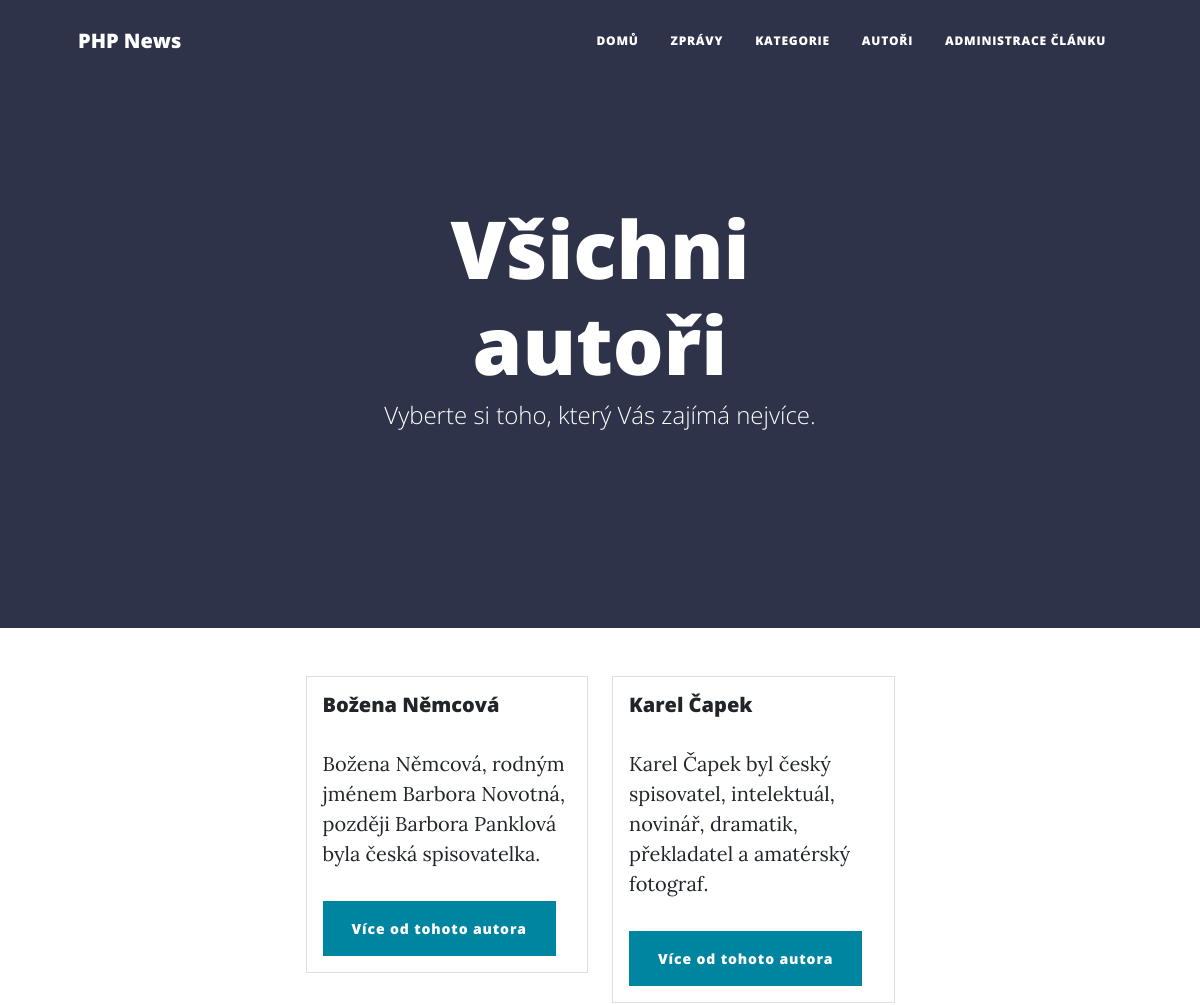
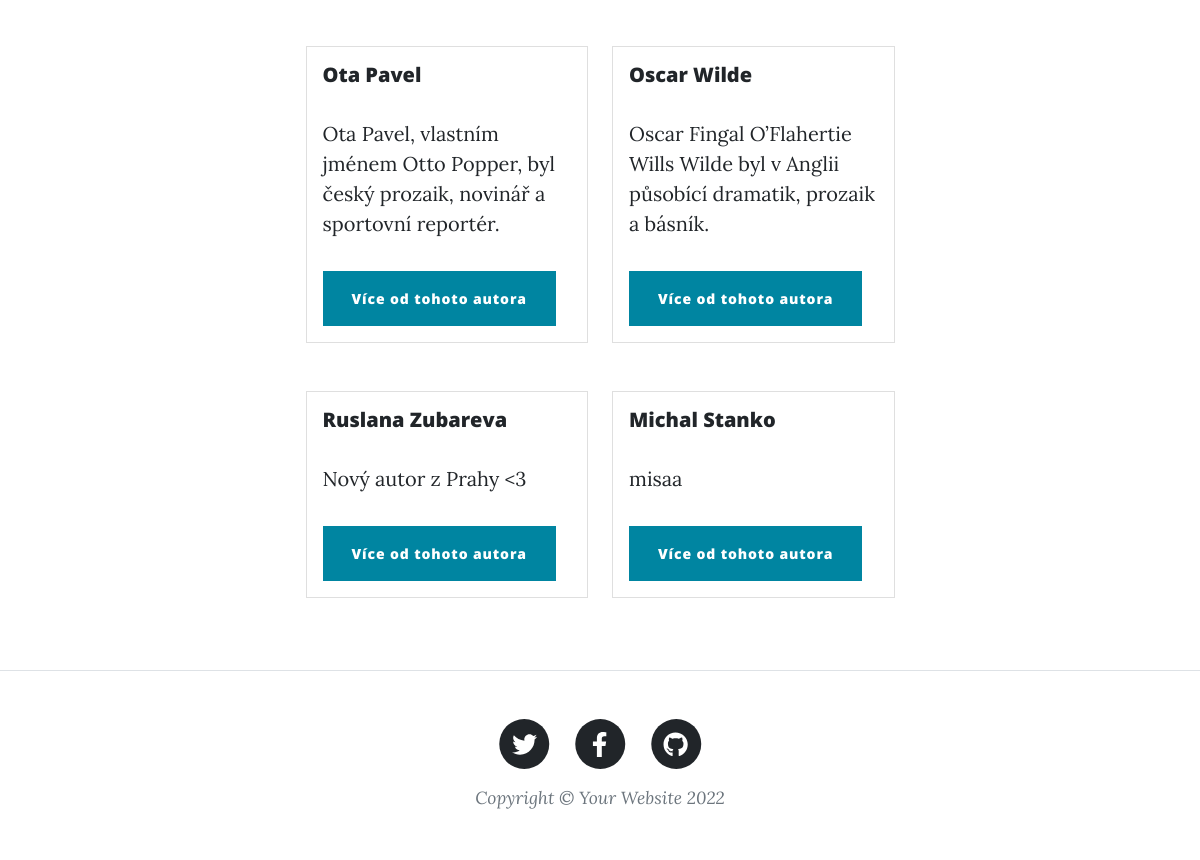
Page /Author.php on the committed database (2 pictures, top to bottom).
### tables this page shows
CREATE TABLE `tbAuthors` (
  `Id` int(11) NOT NULL,
  `Name` varchar(50) NOT NULL,
  `Surname` varchar(50) NOT NULL,
  `AuthDesc` varchar(200) NOT NULL,
  `Email` varchar(100) DEFAULT NULL,
  `Password` varchar(150) DEFAULT NULL,
  `IsAdmin` tinyint(1) NOT NULL
);

### Model/Database.php (called while the page is built, shortened)
<?php
class Database
{
    private $conn;
    public function __construct()
    {
        $this->conn = new PDO('mysql:host=' . self::HOST . ';dbname=' . self::DBNAME,
            self::USER,
            self::PASSWORD, [
                PDO::ATTR_ERRMODE => PDO::ERRMODE_EXCEPTION,
            ]);
        $this->conn->query('SET NAMES utf8');
    }
    public function select($sql, $params = [])
    {
        $stmt = $this->execute($sql, $params);
        return $stmt->fetchAll();
    }
    private function execute($sql, $params = [])
    {
        $stmt = $this->conn->prepare($sql);
        $stmt->execute($params);
        return $stmt;
    }
}

### Model/BaseRepository.php (called while the page is built, shortened)
<?php
abstract class BaseRepository
{
    public function __construct(Database $db)
    {
        $this->db = $db;
    }
}

### Model/AuthorRepository.php (called while the page is built, shortened)
<?php
class AuthorRepository extends BaseRepository
{
    public function getAuthors()
    {
        $sql = 'SELECT * FROM tbAuthors';
        return $this->db->select($sql);
    }
}

### Author.php (the view, shortened to what this page needs)
<?php
require 'Model\Database.php';
require 'Model\BaseRepository.php';
require 'Model\AuthorRepository.php';
$db = new Database();
$sr = new AuthorRepository($db);
$auths = $sr->getAuthors();
?>
<!DOCTYPE html>
<html lang="en">
<head>
    <link href="css/styles.css" rel="stylesheet" />
</head>
<body>
<nav class="navbar navbar-expand-lg navbar-light" id="mainNav">
    <div class="container px-4 px-lg-5">
        <a class="navbar-brand" href="index.php">PHP News</a>
        <div class="collapse navbar-collapse" id="navbarResponsive">
            <ul class="navbar-nav ms-auto py-4 py-lg-0">
                <li class="nav-item"><a class="nav-link px-lg-3 py-3 py-lg-4" href="index.php">Domů</a></li>
                <li class="nav-item"><a class="nav-link px-lg-3 py-3 py-lg-4" href="all_posts.php">Zprávy</a></li>
                <li class="nav-item"><a class="nav-link px-lg-3 py-3 py-lg-4" href="category.php">Kategorie</a></li>
                <li class="nav-item"><a class="nav-link px-lg-3 py-3 py-lg-4" href="author.php">Autoři</a></li>
                <li class="nav-item"><a class="nav-link px-lg-3 py-3 py-lg-4" href="admin.php">Administrace článku</a></li>
            </ul>
        </div>
    </div>
</nav>
<header class="masthead" style="background-image: url('assets/img/about-bg.jpg')">
    <div class="container position-relative px-4 px-lg-5">
        <div class="row gx-4 gx-lg-5 justify-content-center">
            <div class="col-md-10 col-lg-8 col-xl-7">
                <div class="page-heading">
                    <h1>Všichni <br> autoři</h1>
                    <span class="subheading">Vyberte si toho, který Vás zajímá nejvíce.</span>
                </div>
            </div>
        </div>
    </div>
</header>
<main class="mb-4">
    <div class="container px-4 px-lg-5">
        <div class="row gx-4 gx-lg-5 justify-content-center">
            <div class="col-md-10 col-lg-8 col-xl-7">
                <div class="row">
                    <?php foreach ($auths as  $auth): ?>
                        <div class="col-sm-6 mb-3 mb-sm-5">
                            <div class="card">
                                <div class="card-body">
                                    <h5 class="card-title"><?= $auth['Name'] . " " . $auth['Surname'] ?></h5>
                                    <p class="card-text"><?= $auth['AuthDesc'] ?></p>
                                    <a href="post_by_author.php?id=<?= $auth['Id'] ?>" class="btn btn-primary">Více od tohoto autora</a>
                                </div>
                            </div>
                        </div>
                    <?php endforeach; ?>
                </div>
            </div>
        </div>
    </div>
</main>
<footer class="border-top">
    <div class="container px-4 px-lg-5">
        <div class="row gx-4 gx-lg-5 justify-content-center">
            <div class="col-md-10 col-lg-8 col-xl-7">
                <ul class="list-inline text-center">
                    <li class="list-inline-item">
                        <a href="#!">
                                    <span class="fa-stack fa-lg">
                                        <i class="fas fa-circle fa-stack-2x"></i>
                                        <i class="fab fa-twitter fa-stack-1x fa-inverse"></i>
                                    </span>
                        </a>
                    </li>
                    <li class="list-inline-item">
                        <a href="#!">
                                    <span class="fa-stack fa-lg">
                                        <i class="fas fa-circle fa-stack-2x"></i>
                                        <i class="fab fa-facebook-f fa-stack-1x fa-inverse"></i>
                                    </span>
                        </a>
                    </li>
                    <li class="list-inline-item">
                        <a href="#!">
                                    <span class="fa-stack fa-lg">
                                        <i class="fas fa-circle fa-stack-2x"></i>
                                        <i class="fab fa-github fa-stack-1x fa-inverse"></i>
                                    </span>
                        </a>
                    </li>
                </ul>
                <div class="small text-center text-muted fst-italic">Copyright &copy; Your Website 2022</div>
            </div>
        </div>
    </div>
</footer>
</body>
</html>

### rows in the picture
tbauthors: Name "Božena", Surname "Němcová", AuthDesc "Božena Němcová, rodným jménem Barbora Novotná, později Barbora Panklová byla česká spisovatelka."
tbauthors: Name "Karel", Surname "Čapek", AuthDesc "Karel Čapek byl český spisovatel, intelektuál, novinář, dramatik, překladatel a amatérský fotograf."
tbauthors: Name "Ota", Surname "Pavel", AuthDesc "Ota Pavel, vlastním jménem Otto Popper, byl český prozaik, novinář a sportovní reportér."
tbauthors: Name "Oscar", Surname "Wilde", AuthDesc "Oscar Fingal O’Flahertie Wills Wilde byl v Anglii působící dramatik, prozaik a básník."
tbauthors: Name "Ruslana", Surname "Zubareva", AuthDesc "Nový autor z Prahy <3"
tbauthors: Name "Michal", Surname "Stanko", AuthDesc "misaa"
